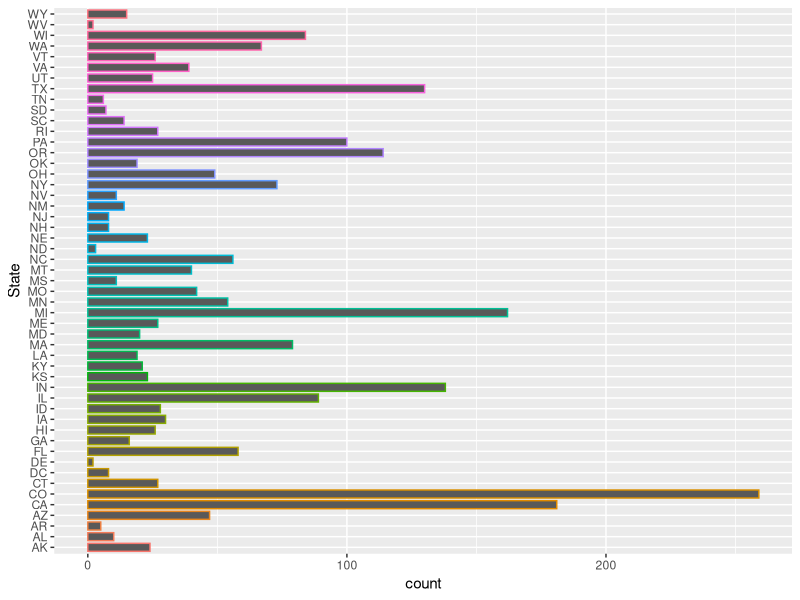

Recreate this plot in R.
## ---- chunk 1
#Q2 - Merge Beer and Breweries files by Brew_ID (Assumes Beers.csv file has renamed Brewery_ID to Brew_ID) and prints the first/last 6 observations.
beers <- read.csv("CleanedBeerData.csv", header = TRUE)
breweries <- read.csv("CleanedBreweryData.csv", header = TRUE)
master.file <- Reduce(function(beers, breweries) merge(beers, breweries, by="Brew_ID"), list(beers, breweries))
write.csv(master.file, file = "masterfile.csv", row.names = FALSE)
state.count <- as.data.frame(table(master.file$State))
names(state.count) <- c("State", "Brewery_Count")
state.count
library(ggplot2)
states <- data.frame(master.file$Brew_ID, master.file$State)
StatePlot <- ggplot(states, aes(x=master.file.State, color=master.file.State)) + geom_bar(stat="Count", width = 0.75) + labs(x = "State") + theme(legend.position = "none") + coord_flip()
StatePlot

## ---- chunk 2
head(master.file,6)
tail(master.file,6)
## ---- chunk 3
colSums(is.na(master.file))
## ---- chunk 4

## ---- chunk 5

## ---- chunk 6

## ---- chunk 7

